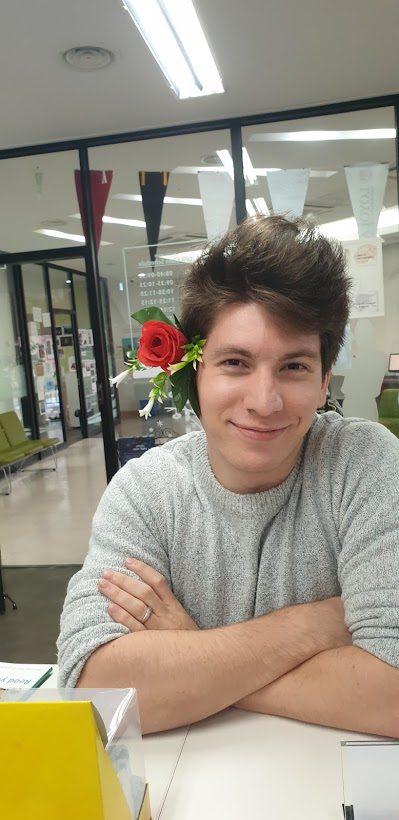
#> input picture img/spirit-week.jpg, 399 x 820 px
$ python 0701-canny.py
#> lines starting #> are read from the running program, lines starting #| are printed output that depends on the picture
# 0701.py
import cv2
import numpy as np

src = cv2.imread('../../img/spirit-week.jpg', cv2.IMREAD_GRAYSCALE)
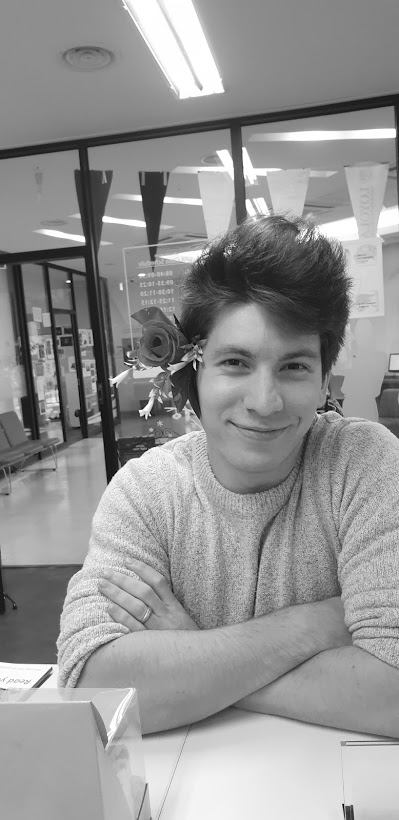
#> src: shape (820, 399); min 0, max 255, mean 147.6

edges1 = cv2.Canny(src, 50, 50)
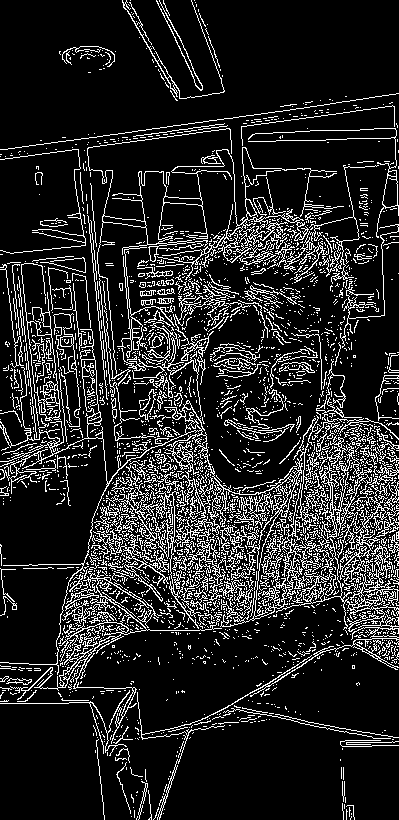
#> edges1: shape (820, 399); 14.6% white in thin lines or dots
edges2 = cv2.Canny(src, 50, 250)
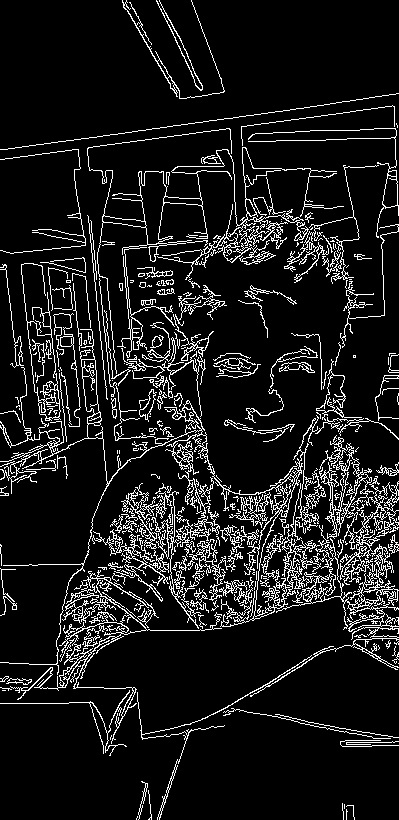
#> edges2: shape (820, 399); 10.3% white in thin lines or dots

cv2.imshow('edges1', edges1)
cv2.imshow('edges2', edges2)
cv2.waitKey(0)
cv2.destroyAllWindows()

$ run again, with img/basketball.jpg copied over img/spirit-week.jpg
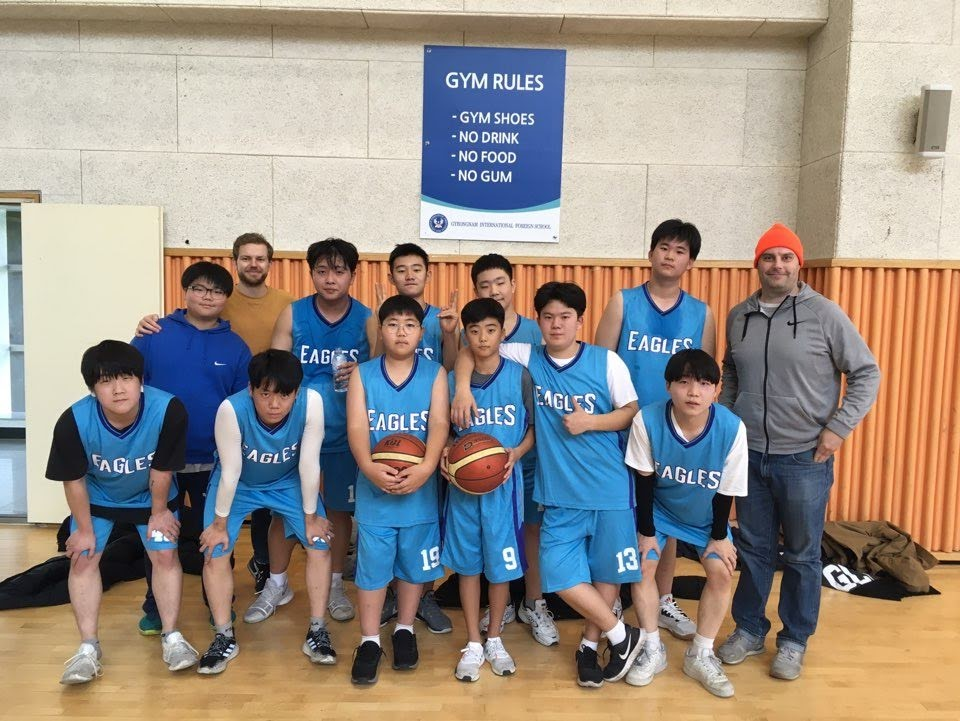
#> input picture img/basketball.jpg, 960 x 721 px
#> `edges1 = cv2.Canny(src, 50, 50)`:
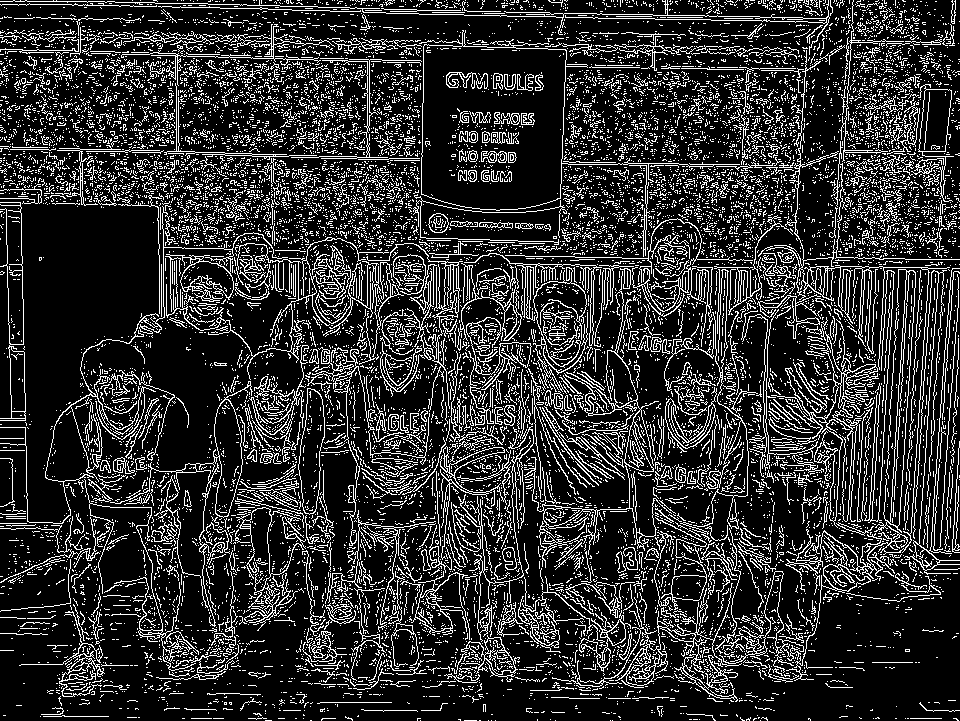
#> edges1: shape (721, 960); 18.6% white in thin lines or dots
#> `edges2 = cv2.Canny(src, 50, 250)`:
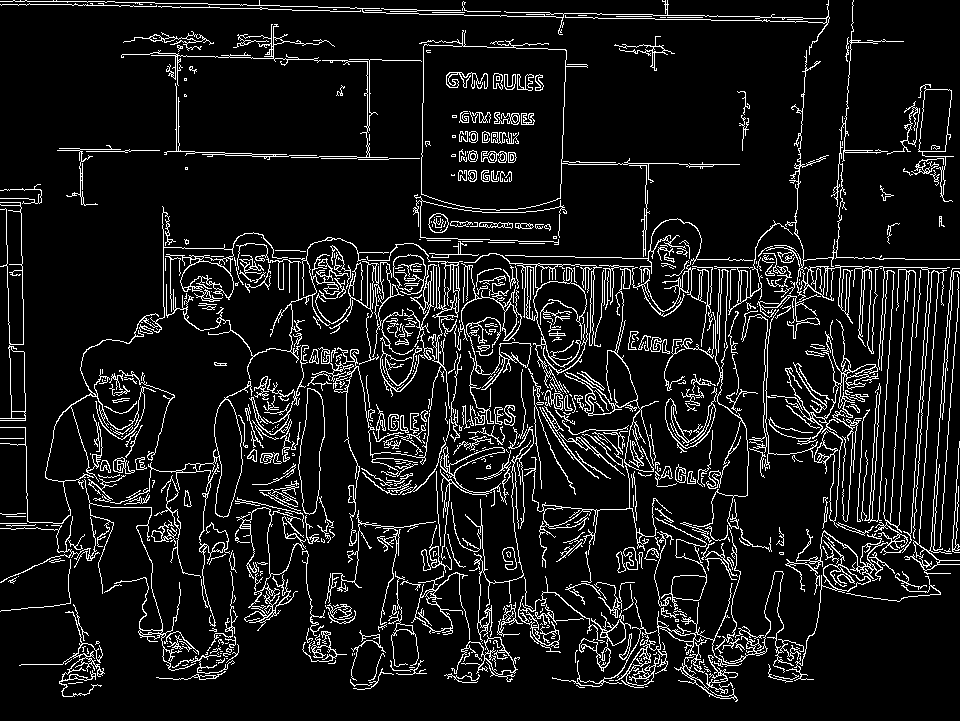
#> edges2: shape (721, 960); 9.5% white in thin lines or dots
